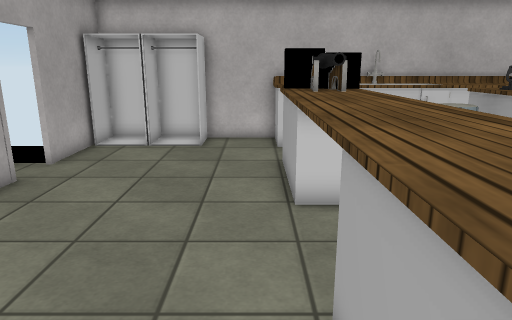
view 1 (above)

13 first-person views from a walk through a scene from a Unity 3-D project. The camera is 1.5 m above the floor, tilts 14° down and sees 70° across. Doors are open. The floor is counted in squares, 0.5 m on a side. Each view is taken from the middle of a square. On the plan, view 1 faces up. The plan holds only what a view shows up to about 20 squares ahead; the rest is blank. Some surface patterns are stand-ins.

view 2
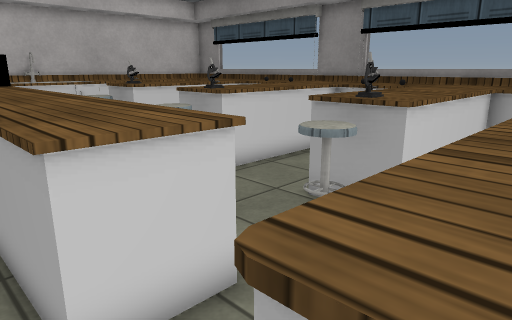

view 3
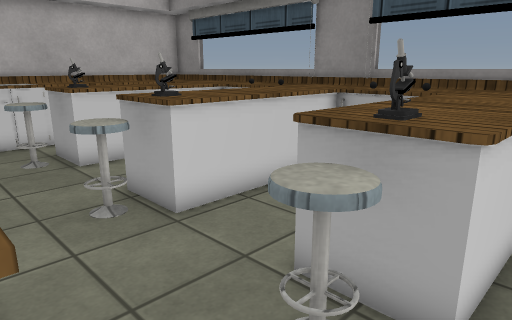

view 4
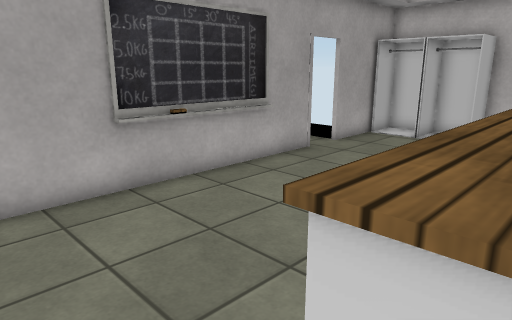

view 5
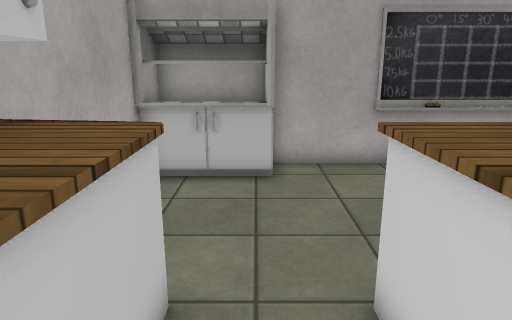

view 6
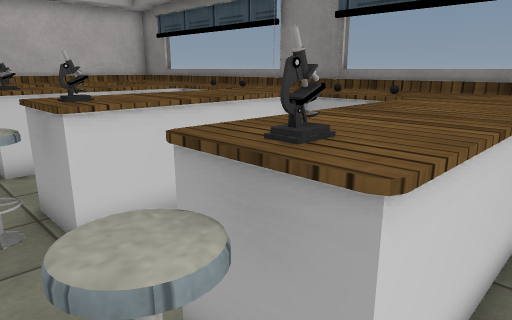

view 7
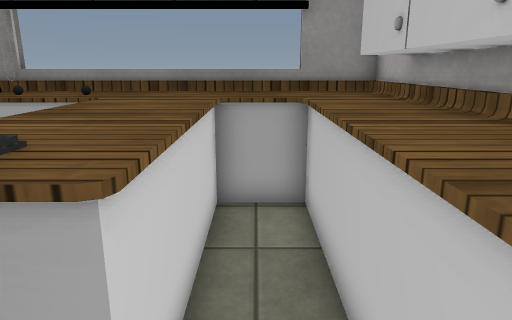

view 8
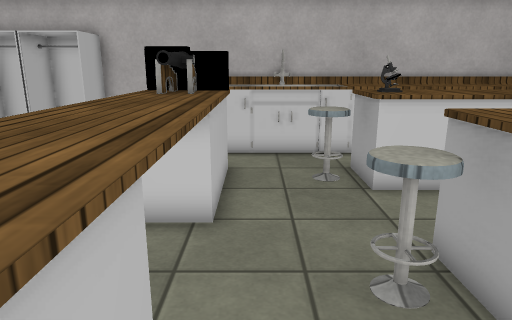

view 9
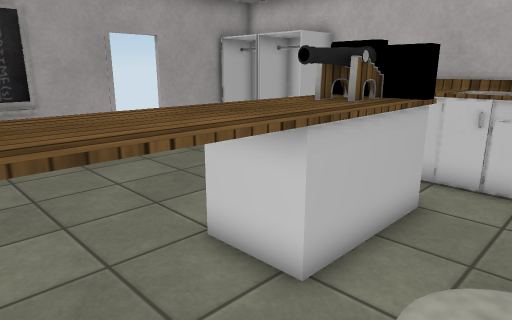

view 10
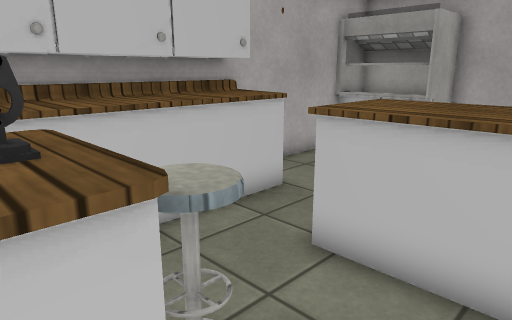

view 11
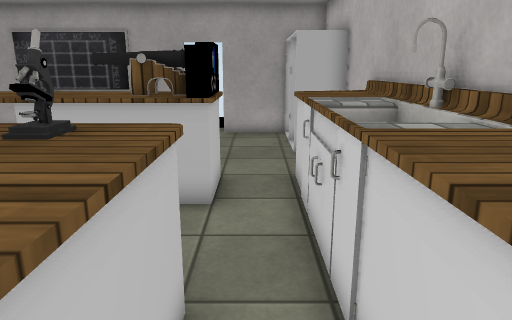

view 12
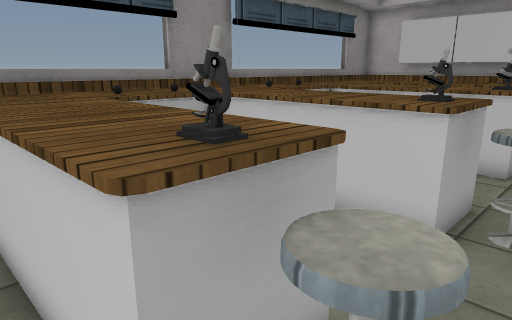

view 13
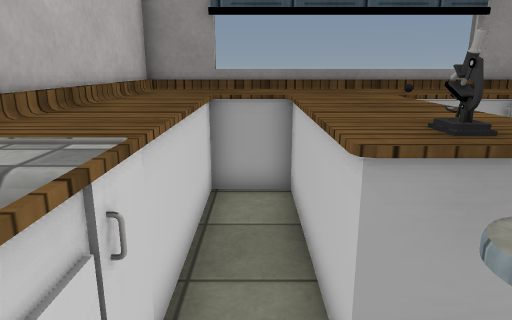

### Floor plan
Key: @ floor where view 1 was taken; # wall or solid block; . floor; D open door; = window, fence, low wall or low ledge; ^ raised ledge; C cannon; B blackboard; O other object.
Columns run from 7 left of view 1 to 15 right of it. Each row starts with its distance up from view 1.
 16   ######^^^^^^^^^^^^^^^
 15 ####.#..^^^^^^^^^^^^^^^
 14 #DDDD#..^^^^^^^^^^^^^^#
 13 #...................^^#
 12 #.......=C#..=^^^^^^^^#
 11 D.......^C^.=^^^^^^^^^#
 10 D.......^C^..=^^^^^^^^#
  9 #.......^C^.....    ^^#
  8 #.......^^^.....    ^^#
  7 BB......^^^....^^^^^^^#
  6 BB......^^^.=^^^^^^^^^^
  5 BB......^^^.=^^^^^^^^^^
  4 BO......^^^....^^^^^^^#
  3 BO..... ^^^.......  ^^#
  2 BB..... ^^^......   ^^#
  1 #.......^^^..=^^^^^^^^#
  0 #......@^^^.=^^^^^^^^^#
 -1 #  ..........=^^^^^^^^#
 -2 ##=..........   ....^^#
 -3 # =.....^^^^^^^^^^^^^^#
 -4 # =.....=###########^^^
 -5 ####################^^^

Where each view was taken, in squares from view 1:
view 1: 0 up, 0 right, facing up
view 2: 4 down, 0 right, facing up-right
view 3: 2 down, 3 right, facing up-right
view 4: 2 down, 2 right, facing up-left
view 5: 2 down, 5 right, facing left
view 6: 2 down, 5 right, facing up-right
view 7: 2 down, 5 right, facing right
view 8: 1 up, 4 right, facing up
view 9: 4 up, 6 right, facing up-left
view 10: 3 up, 8 right, facing down-left
view 11: 13 up, 11 right, facing left
view 12: 13 up, 5 right, facing down-right
view 13: 13 up, 4 right, facing right
